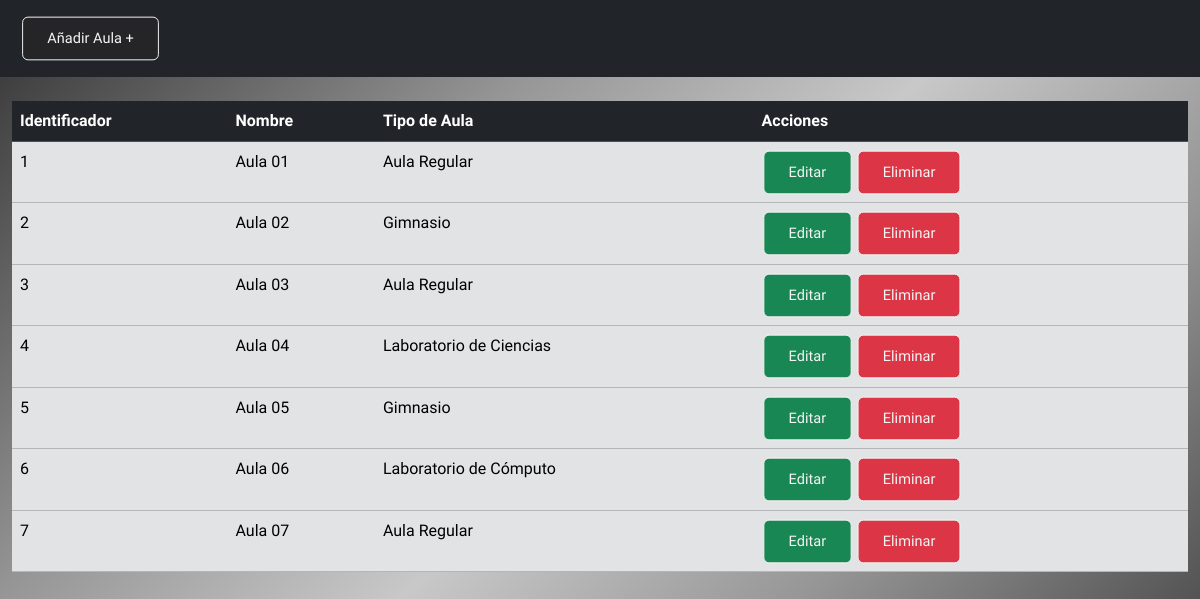
Screenshot of /views/admin/aulas.php with the database file from the repository.
### tables this page shows
CREATE TABLE IF NOT EXISTS `aulas` (
  `id_aula` INT NOT NULL AUTO_INCREMENT,
  `nombre` VARCHAR(120) NOT NULL,
  `tipo` VARCHAR(120) NOT NULL,
  PRIMARY KEY (`id_aula`));

### views/admin/aulas.php (the view, shortened to what this page needs)
<?php
    include('/xampp/htdocs/escuela/config/conexion_PDO.php');
    $stm = $conexion->prepare("SELECT * FROM aulas");
    $stm->execute();
    $aulas = $stm->fetchAll(PDO::FETCH_ASSOC);
?>
<!DOCTYPE html>
<html lang="en">
<head>
    <link href="https://cdn.jsdelivr.net/npm/bootstrap@5.3.2/dist/css/bootstrap.min.css" rel="stylesheet">
    <link rel="stylesheet" href="../css/styles-admin.css">
    <link rel="stylesheet" href="https://cdn.jsdelivr.net/npm/bootstrap-icons@1.11.2/font/bootstrap-icons.min.css">
</head>
<body>
    <div class="navbar navbar-expand navbar-dark bg-dark text-center mb-4 sticky-top">
        <div class="container m-2">
            <button type="button" class="btn btn-outline-secondary" data-toggle="modal" data-target="#create">
                Añadir Aula +
            </button>
        </div>
    </div>
    <div class="table-responsive mt-4 container-fluid fw-light">
        <table class="table table-primary">
            <thead class="table table-dark">
                <tr>
                    <th scope="col">Identificador</th>
                    <th scope="col">Nombre</th>
                    <th scope="col">Tipo de Aula</th>
                    <th scope="col">Acciones</th>
                </tr>
            </thead>
            <tbody class="table-secondary">
                <?php foreach($aulas as $aula){?>
                <tr class="">
                    <td scope="row"><?php echo $aula['id_aula']; ?></td>
                    <td> <?php echo $aula['nombre'];?></td>
                    <td> <?php echo $aula['tipo'];?></td>
                    <td>
                        <a href="./update/editar-aula.php?id_aula=<?php echo $aula['id_aula']; ?>" class="btn btn-outline-success bg-success">Editar</a>
                        <a href="aulas.php?id_aula=<?php echo $aula['id_aula']; ?>" class="delete-reg btn btn-outline-danger bg-danger">Eliminar</a>
                    </tr>
                <?Php }?>
            </tbody>
        </table>
    </div>
</body>
</html>

### views/css/styles-admin.css (style rules this page uses)
html { margin: 0; padding: 0; box-sizing: border-box; }
body { height: 100vh; background: linear-gradient( 135deg, rgba(50,50,50,1) 0%, rgba(150,150,150,1) 30%, rgba(200,200,200,1) 50%, rgba(150,150,150,1) 70%, rgba(50,50,50,1) 100%); color: whitesmoke; font-family: 'Ubuntu', sans-serif; }

### views/admin/aulas.php (style rules this page uses)
.btn { padding: 10px 25px; border: 1px solid whitesmoke; background-color: rgb(37, 37, 39); color: whitesmoke; font-size: 15px; cursor: pointer; transform: scale(.97); transition: .5s; }

### rows the page displays
aulas: id_aula "1", nombre "Aula 01", tipo "Aula Regular"
aulas: id_aula "2", nombre "Aula 02", tipo "Gimnasio"
aulas: id_aula "3", nombre "Aula 03", tipo "Aula Regular"
aulas: id_aula "4", nombre "Aula 04", tipo "Laboratorio de Ciencias"
aulas: id_aula "5", nombre "Aula 05", tipo "Gimnasio"
aulas: id_aula "6", nombre "Aula 06", tipo "Laboratorio de Cómputo"
aulas: id_aula "7", nombre "Aula 07", tipo "Aula Regular"
